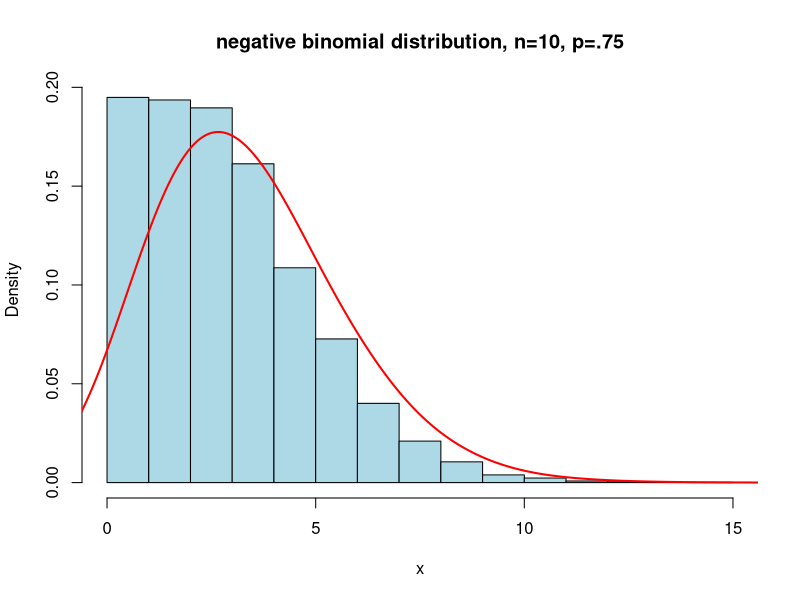

Here is the R script that generated this plot:
N <- 10000# assign the value of 10000 to the N variable which is going act as the population we going select out sample from
x <- rnbinom(N, 10, .75) #generate the negative binomial probabilities of a sample of 10 from the population N based on the prob of success of .75 randomly
#plot the graph of the probability distribution using the hist function passing in the X probs and a probability of success of .75 
hist(x, 
     xlim=c(min(x),max(x)), probability=T, nclass=max(x)-min(x)+1, 
     col='lightblue',
     main='negative binomial distribution, n=10, p=.75')
#plot the line graph to show the trend of the distribution using the density function passing in the x values passing it into the line function
lines(density(x,bw=1), col='red', lwd=2)
